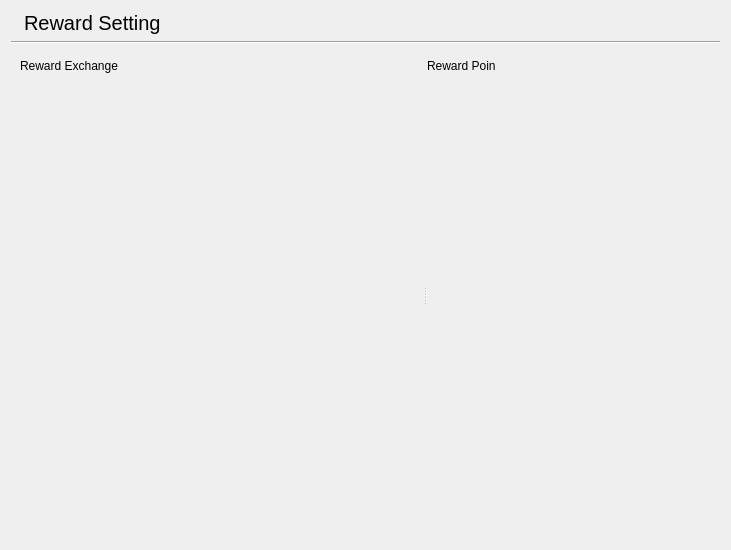
<?xml version="1.0" encoding="UTF-8"?>
<ui version="4.0">
 <class>RewardSetting</class>
 <widget class="QWidget" name="RewardSetting">
  <property name="geometry">
   <rect>
    <x>0</x>
    <y>0</y>
    <width>731</width>
    <height>550</height>
   </rect>
  </property>
  <property name="windowTitle">
   <string>Form</string>
  </property>
  <layout class="QVBoxLayout" name="verticalLayout">
   <item>
    <layout class="QHBoxLayout" name="horizontalLayout">
     <item>
      <widget class="QLabel" name="label">
       <property name="sizePolicy">
        <sizepolicy hsizetype="Preferred" vsizetype="Preferred">
         <horstretch>0</horstretch>
         <verstretch>0</verstretch>
        </sizepolicy>
       </property>
       <property name="text">
        <string/>
       </property>
       <property name="pixmap">
        <pixmap resource="../../sultan/sultan.qrc">:/images/icon_32.png</pixmap>
       </property>
      </widget>
     </item>
     <item>
      <widget class="QLabel" name="labelTitle">
       <property name="sizePolicy">
        <sizepolicy hsizetype="Expanding" vsizetype="Preferred">
         <horstretch>0</horstretch>
         <verstretch>0</verstretch>
        </sizepolicy>
       </property>
       <property name="styleSheet">
        <string notr="true">font-size: 20px;</string>
       </property>
       <property name="text">
        <string>Reward Setting</string>
       </property>
      </widget>
     </item>
    </layout>
   </item>
   <item>
    <widget class="Line" name="line">
     <property name="orientation">
      <enum>Qt::Horizontal</enum>
     </property>
    </widget>
   </item>
   <item>
    <widget class="QWidget" name="widget" native="true">
     <property name="sizePolicy">
      <sizepolicy hsizetype="Preferred" vsizetype="Expanding">
       <horstretch>0</horstretch>
       <verstretch>0</verstretch>
      </sizepolicy>
     </property>
     <layout class="QVBoxLayout" name="verticalLayout_4">
      <item>
       <widget class="QSplitter" name="splitter">
        <property name="orientation">
         <enum>Qt::Horizontal</enum>
        </property>
        <widget class="QWidget" name="verticalLayoutWidget">
         <layout class="QVBoxLayout" name="verticalLayout_2">
          <item>
           <widget class="QLabel" name="label_2">
            <property name="text">
             <string>Reward Exchange</string>
            </property>
           </widget>
          </item>
          <item>
           <widget class="LibGUI::TableWidget" name="tableExchange" native="true">
            <property name="sizePolicy">
             <sizepolicy hsizetype="Preferred" vsizetype="Expanding">
              <horstretch>0</horstretch>
              <verstretch>0</verstretch>
             </sizepolicy>
            </property>
           </widget>
          </item>
         </layout>
        </widget>
        <widget class="QWidget" name="verticalLayoutWidget_2">
         <layout class="QVBoxLayout" name="verticalLayout_3">
          <item>
           <widget class="QLabel" name="label_3">
            <property name="text">
             <string>Reward Poin</string>
            </property>
           </widget>
          </item>
          <item>
           <widget class="LibGUI::TableWidget" name="tablePoin" native="true">
            <property name="sizePolicy">
             <sizepolicy hsizetype="Preferred" vsizetype="Expanding">
              <horstretch>0</horstretch>
              <verstretch>0</verstretch>
             </sizepolicy>
            </property>
           </widget>
          </item>
         </layout>
        </widget>
       </widget>
      </item>
     </layout>
    </widget>
   </item>
  </layout>
 </widget>
 <customwidgets>
  <customwidget>
   <class>LibGUI::TableWidget</class>
   <extends>QWidget</extends>
   <header>tablewidget.h</header>
   <container>1</container>
  </customwidget>
 </customwidgets>
 <resources>
  <include location="../../sultan/sultan.qrc"/>
 </resources>
 <connections/>
</ui>
